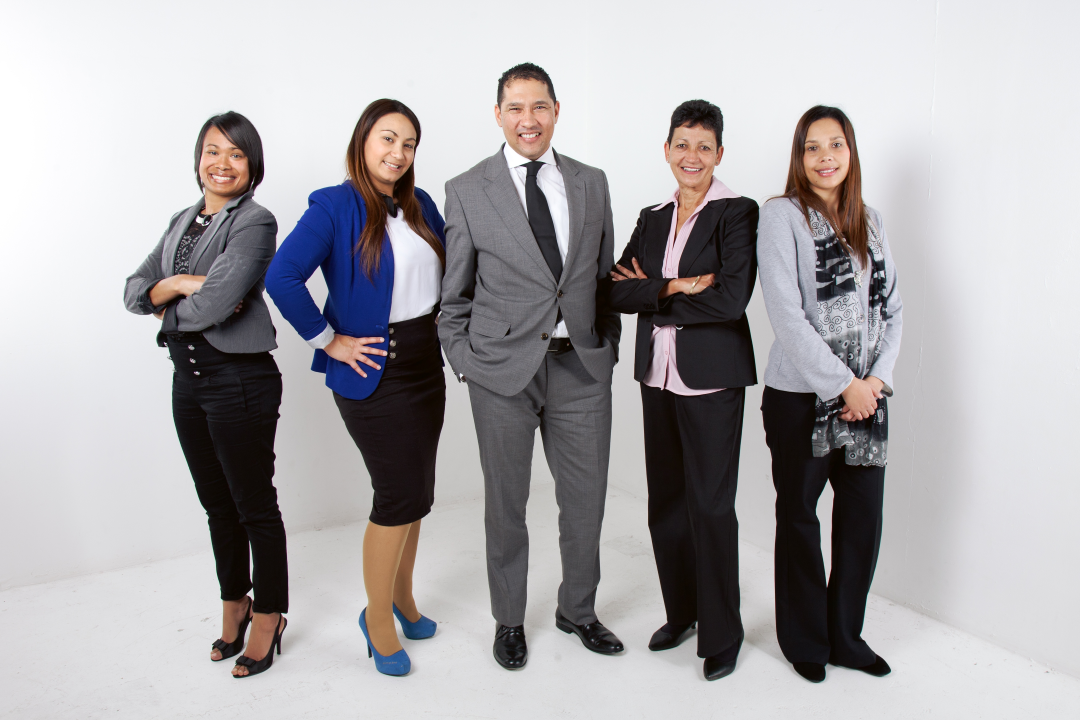
#> input picture 2.jpg, 5400 x 3600 px (shown at 1/5 size)
$ python rthd.py
#> lines starting #> are read from the running program, lines starting #| are printed output that depends on the picture; after the words box and inside, x2 and y2 are one past the last pixel; in counts of white or black regions, pixels touching at a corner belong together
import cv2
import imutils

hog = cv2.HOGDescriptor()
hog.setSVMDetector(cv2.HOGDescriptor_getDefaultPeopleDetector())
image = cv2.imread('2.jpg')
#> image is the input picture: shape (3600, 5400, 3); mean B, G, R 172.1, 169.5, 172.1
image = imutils.resize(image, width=min(500, image.shape[1]))
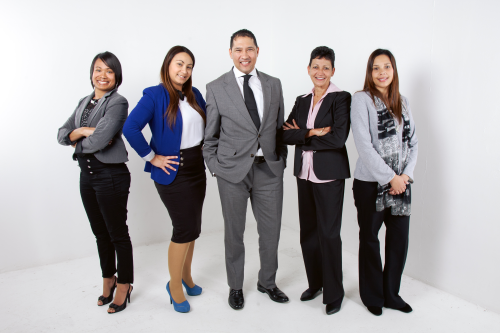
#> image: shape (333, 500, 3); mean B, G, R 172.1, 169.5, 172.1
(humans, _) = hog.detectMultiScale(image, winStride=(3,3))
#> humans = [[143, 15, 72, 144], [289, 29, 65, 130], [348, 20, 68, 135], [229, 38, 74, 148], [142, 164, 81, 162], [359, 179, 75, 150], [35, 28, 139, 277], [168, 4, 146, 291], [104, 16, 147, 294]]
if len(humans)>=4:
    cv2.putText(image, f'Too many people', (40,40), cv2.FONT_HERSHEY_DUPLEX, 0.8, (0,255,0), 2)
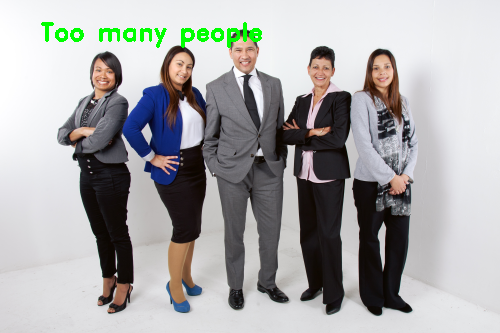
#> image: shape (333, 500, 3); 0.99% of pixels changed, all inside (x1, y1, x2, y2) = (41, 22, 262, 48)
for (x, y, w, h) in humans:
    cv2.rectangle(image, (x, y), (x + w, y + h), (0, 0, 255), 2)
#> this loop made 9 passes
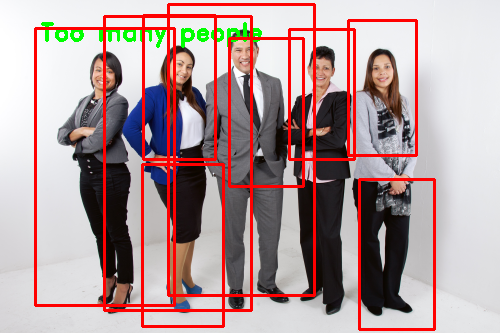
#> image: shape (333, 500, 3); 9.12% of pixels changed, all inside (x1, y1, x2, y2) = (34, 3, 436, 331)
cv2.imshow("Image", image)
cv2.waitKey(0)
cv2.destroyAllWindows()
